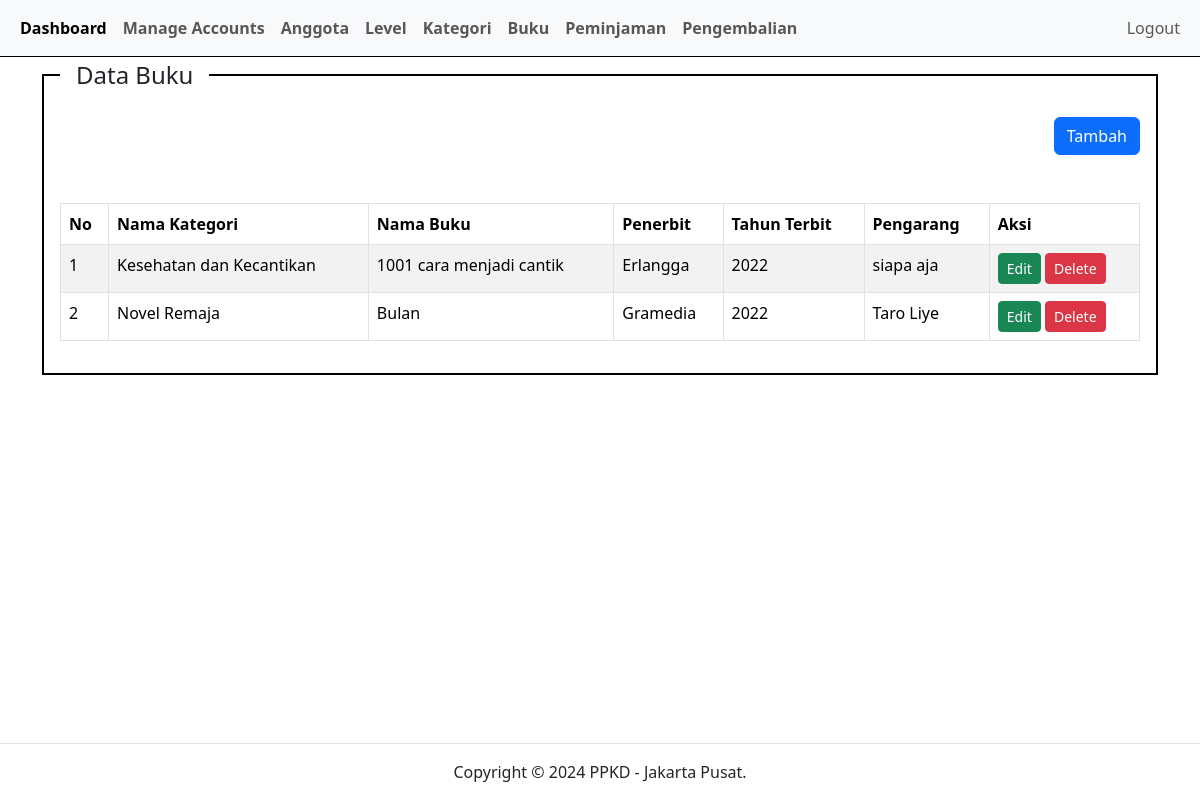
Page /index.php?pg=buku (signed in) on the committed database.
### tables this page shows
CREATE TABLE `buku` (
  `id` int(11) NOT NULL,
  `id_kategori` int(11) NOT NULL,
  `nama_buku` varchar(50) NOT NULL,
  `penerbit` varchar(50) NOT NULL,
  `tahun_terbit` varchar(10) NOT NULL,
  `pengarang` varchar(50) NOT NULL,
  `created_at` timestamp NOT NULL DEFAULT current_timestamp() ON UPDATE current_timestamp(),
  `update_at` timestamp NOT NULL DEFAULT current_timestamp()
);

CREATE TABLE `kategori` (
  `id` int(11) NOT NULL,
  `nama_kategori` varchar(50) NOT NULL,
  `created_at` timestamp NOT NULL DEFAULT current_timestamp(),
  `update_at` timestamp NOT NULL DEFAULT current_timestamp() ON UPDATE current_timestamp()
);

### content/buku.php (the view)
<?php
$buku = mysqli_query($koneksi, "SELECT kategori.nama_kategori, buku.* FROM buku LEFT JOIN kategori ON kategori.id = buku.id_kategori ORDER BY id DESC");
?>
<div class="container">
    <div class="row">
        <div class="col-sm-12">
            <fieldset class="border border-black border-2 p-3">
                <legend class="float-none w-auto px-3">Data Buku</legend>
                <div align="right">
                    <a href="?pg=tambah-buku" class="btn btn-primary">Tambah</a>
                </div>
                <div class="table-responsive">
                    <table class="table table-bordered table-striped table-hover mt-5">
                        <thead>
                            <tr>
                                <th>No</th>
                                <th>Nama Kategori</th>
                                <th>Nama Buku</th>
                                <th>Penerbit</th>
                                <th>Tahun Terbit</th>
                                <th>Pengarang</th>
                                <th>Aksi</th>
                            </tr>
                        </thead>
                        <tbody>
                            <?php
                            $no = 1;
                            while ($rowBuku = mysqli_fetch_assoc($buku)):
                            ?>
                                <tr>
                                    <td><?php echo $no++ ?></td>
                                    <td><?php echo $rowBuku['nama_kategori'] ?></td>
                                    <td><?php echo $rowBuku['nama_buku'] ?></td>
                                    <td><?php echo $rowBuku['penerbit'] ?></td>
                                    <td><?php echo $rowBuku['tahun_terbit'] ?></td>
                                    <td><?php echo $rowBuku['pengarang'] ?></td>
                                    <td>
                                        <a id="edit-buku" data-id="<?php echo $rowBuku['id'] ?>" href="?pg=tambah-buku&edit=<?php echo $rowBuku['id'] ?>" class="btn btn-success btn-sm">Edit</a>
                                        <a href="?pg=tambah-buku&delete=<?php echo $rowBuku['id'] ?>" class="btn btn-danger btn-sm" onclick="return confirm('Apakah anda yakin ingin menghapus data ini?')">Delete</a>
                                    </td>
                                </tr>
                            <?php endwhile ?>
                        </tbody>
                    </table>
                </div>
            </fieldset>
        </div>
    </div>
</div>

### rows in the picture
buku: id_kategori.nama_kategori "Kesehatan dan Kecantikan", nama_buku "1001 cara menjadi cantik", penerbit "Erlangga", tahun_terbit "2022", pengarang "siapa aja"
buku: id_kategori.nama_kategori "Novel Remaja", nama_buku "Bulan", penerbit "Gramedia", tahun_terbit "2022", pengarang "Taro Liye"
